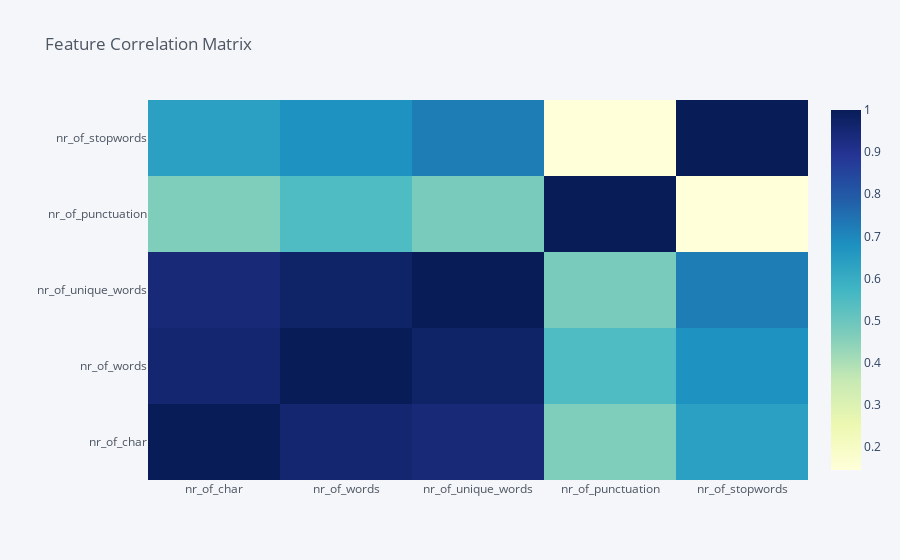

Notebook source saved alongside this figure:
### Markdown cell above
## Feature correlation matrix

### Code cell
df.corr().iplot(kind='heatmap',colorscale="YlGnBu",title="Feature Correlation Matrix")

### Figure 1 — Plotly figure (JSON) as saved in the notebook; plotly's stock layout.template omitted (floating-point values rounded to 4 significant figures)
{"data": [{"colorscale": [[0, "rgb(255,255,217)"], [0.125, "rgb(237,248,177)"], [0.25, "rgb(199,233,180)"], [0.375, "rgb(127,205,187)"], [0.5, "rgb(65,182,196)"], [0.625, "rgb(29,145,192)"], [0.75, "rgb(34,94,168)"], [0.875, "rgb(37,52,148)"], [1, "rgb(8,29,88)"]], "type": "heatmap", "x": ["nr_of_char", "nr_of_words", "nr_of_unique_words", "nr_of_punctuation", "nr_of_stopwords"], "y": ["nr_of_char", "nr_of_words", "nr_of_unique_words", "nr_of_punctuation", "nr_of_stopwords"], "z": [[1, 0.9583, 0.9446, 0.4651, 0.6363], [0.9583, 1, 0.9726, 0.5479, 0.6769], [0.9446, 0.9726, 1, 0.4753, 0.7217], [0.4651, 0.5479, 0.4753, 1, 0.1452], [0.6363, 0.6769, 0.7217, 0.1452, 1]], "zmax": 1, "zmin": 0.1452}], "layout": {"legend": {"bgcolor": "#F5F6F9", "font": {"color": "#4D5663"}}, "paper_bgcolor": "#F5F6F9", "plot_bgcolor": "#F5F6F9", "title": {"font": {"color": "#4D5663"}, "text": "Feature Correlation Matrix"}, "xaxis": {"gridcolor": "#E1E5ED", "showgrid": true, "tickfont": {"color": "#4D5663"}, "title": {"font": {"color": "#4D5663"}, "text": ""}, "zerolinecolor": "#E1E5ED"}, "yaxis": {"gridcolor": "#E1E5ED", "showgrid": true, "tickfont": {"color": "#4D5663"}, "title": {"font": {"color": "#4D5663"}, "text": ""}, "zerolinecolor": "#E1E5ED"}}}
